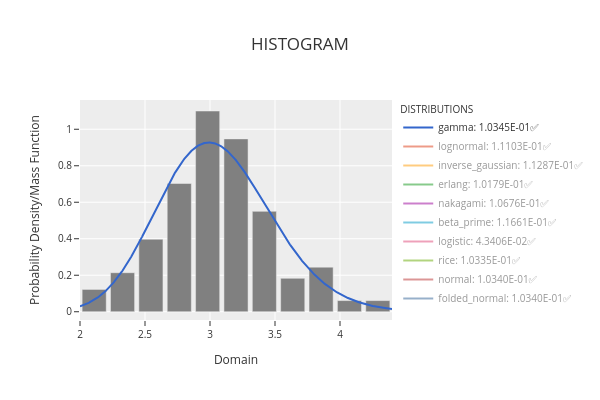

This figure's notebook cell:
### Code cell
phi.plot_histogram_distributions()

### Figure 1 — Plotly figure (JSON) as saved in the notebook; plotly's stock layout.template omitted (floating-point values rounded to 4 significant figures; data arrays with more than 128 entries replaced by an {"elided": "..."} marker saying what was removed)
{"data": [{"marker": {"color": "rgba(128,128,128,1)"}, "name": "Data", "showlegend": false, "type": "bar", "x": [2.109, 2.327, 2.545, 2.764, 2.982, 3.2, 3.418, 3.636, 3.855, 4.073, 4.291], "y": [0.1222, 0.2139, 0.3972, 0.7028, 1.1, 0.9472, 0.55, 0.1833, 0.2444, 0.06111, 0.06111]}, {"line": {"color": "#3366CC", "width": 2}, "mode": "lines", "name": "gamma: 1.0345E-01✅", "type": "scatter", "visible": true, "x": {"elided": "1000 float values"}, "y": {"elided": "1000 float values"}}, {"line": {"color": "#DC3912", "width": 2}, "mode": "lines", "name": "lognormal: 1.1103E-01✅", "type": "scatter", "visible": "legendonly", "x": {"elided": "1000 float values"}, "y": {"elided": "1000 float values"}}, {"line": {"color": "#FF9900", "width": 2}, "mode": "lines", "name": "inverse_gaussian: 1.1287E-01✅", "type": "scatter", "visible": "legendonly", "x": {"elided": "1000 float values"}, "y": {"elided": "1000 float values"}}, {"line": {"color": "#109618", "width": 2}, "mode": "lines", "name": "erlang: 1.0179E-01✅", "type": "scatter", "visible": "legendonly", "x": {"elided": "1000 float values"}, "y": {"elided": "1000 float values"}}, {"line": {"color": "#990099", "width": 2}, "mode": "lines", "name": "nakagami: 1.0676E-01✅", "type": "scatter", "visible": "legendonly", "x": {"elided": "1000 float values"}, "y": {"elided": "1000 float values"}}, {"line": {"color": "#0099C6", "width": 2}, "mode": "lines", "name": "beta_prime: 1.1661E-01✅", "type": "scatter", "visible": "legendonly", "x": {"elided": "1000 float values"}, "y": {"elided": "1000 float values"}}, {"line": {"color": "#DD4477", "width": 2}, "mode": "lines", "name": "logistic: 4.3406E-02✅", "type": "scatter", "visible": "legendonly", "x": {"elided": "1000 float values"}, "y": {"elided": "1000 float values"}}, {"line": {"color": "#66AA00", "width": 2}, "mode": "lines", "name": "rice: 1.0335E-01✅", "type": "scatter", "visible": "legendonly", "x": {"elided": "1000 float values"}, "y": {"elided": "1000 float values"}}, {"line": {"color": "#B82E2E", "width": 2}, "mode": "lines", "name": "normal: 1.0340E-01✅", "type": "scatter", "visible": "legendonly", "x": {"elided": "1000 float values"}, "y": {"elided": "1000 float values"}}, {"line": {"color": "#316395", "width": 2}, "mode": "lines", "name": "folded_normal: 1.0340E-01✅", "type": "scatter", "visible": "legendonly", "x": {"elided": "1000 float values"}, "y": {"elided": "1000 float values"}}], "layout": {"bargap": 0.15, "height": 400, "legend": {"font": {"size": 10}, "orientation": "v", "title": {"font": {"size": 10}, "text": "DISTRIBUTIONS"}, "xanchor": "left", "y": 1, "yanchor": "auto"}, "title": {"text": "HISTOGRAM"}, "width": 600, "xaxis": {"tickfont": {"size": 10}, "title": {"font": {"size": 12}, "text": "Domain"}}, "yaxis": {"tickfont": {"size": 10}, "title": {"font": {"size": 12}, "text": "Probability Density/Mass Function"}}}}
